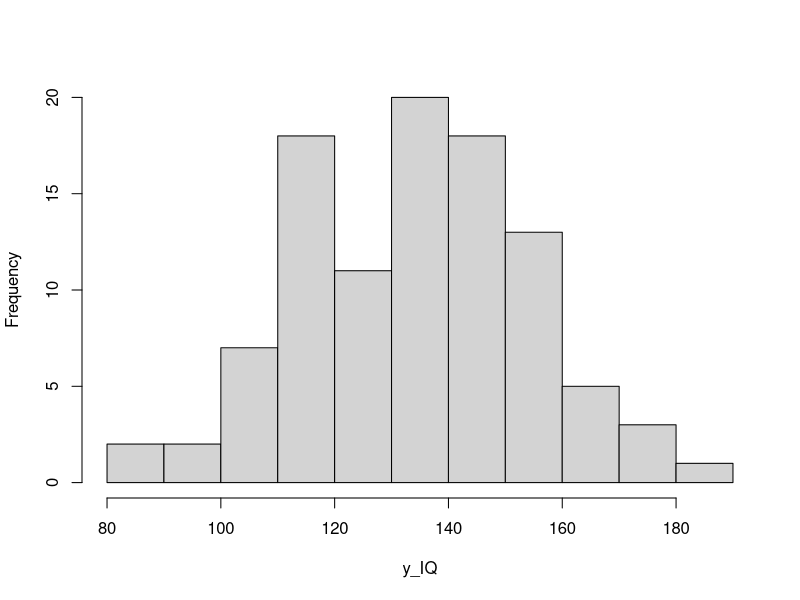
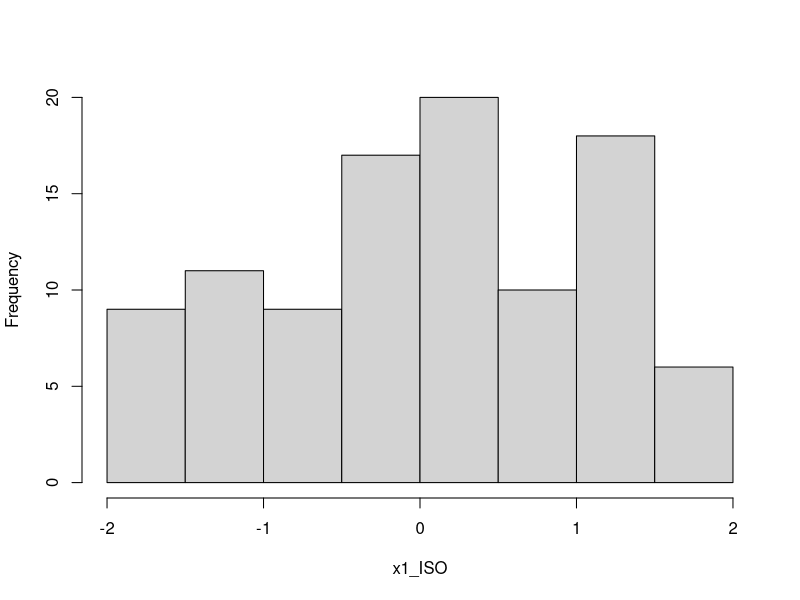
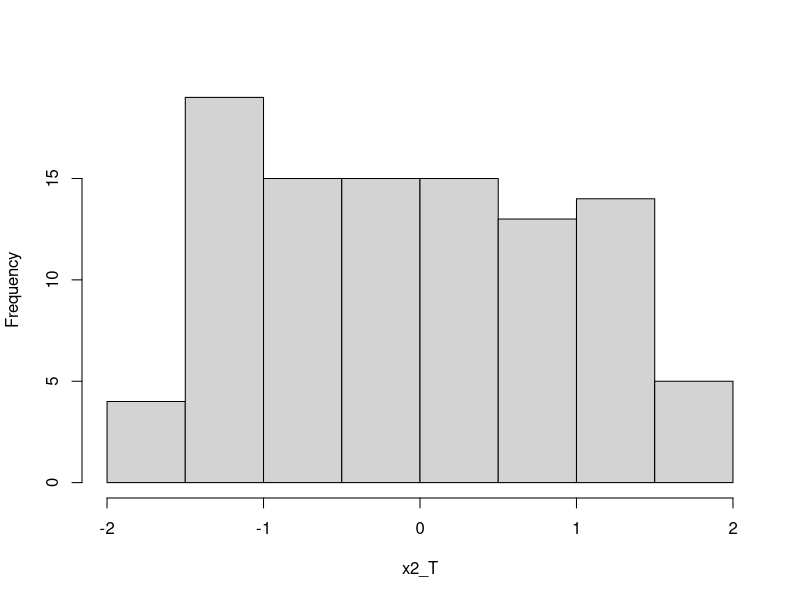
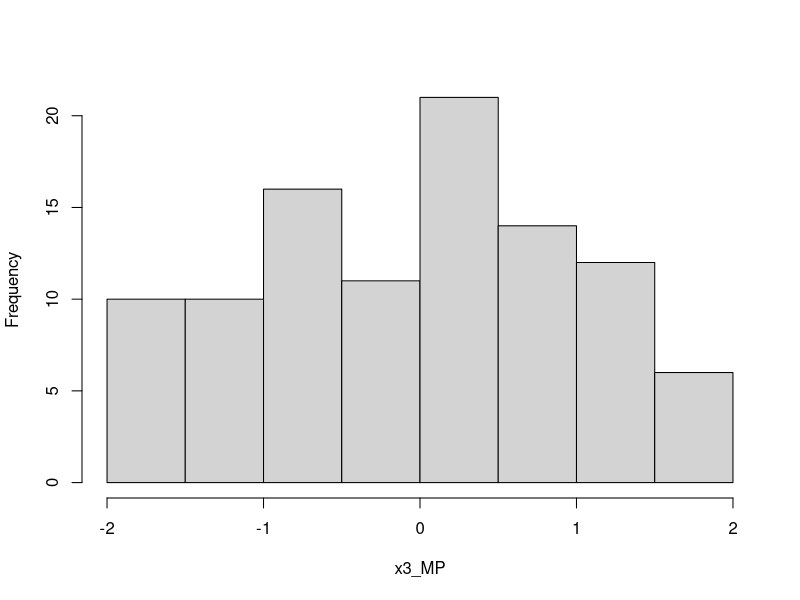
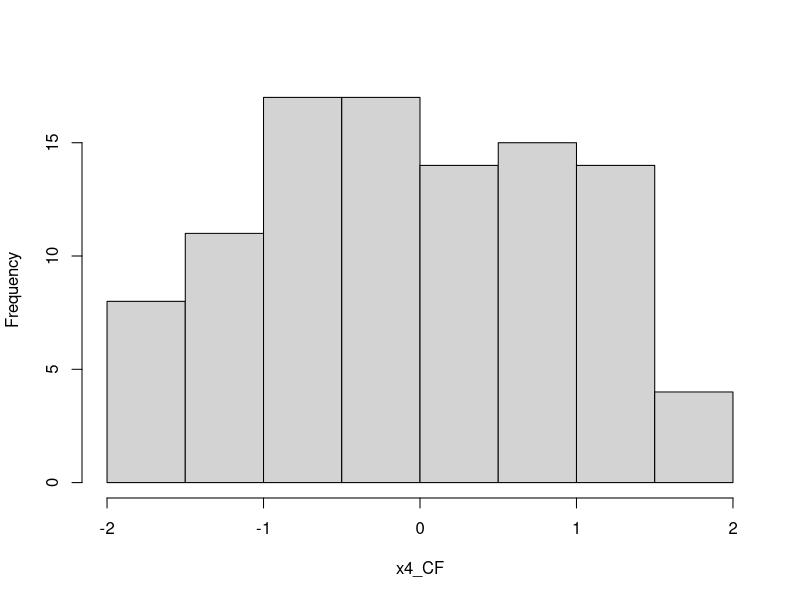
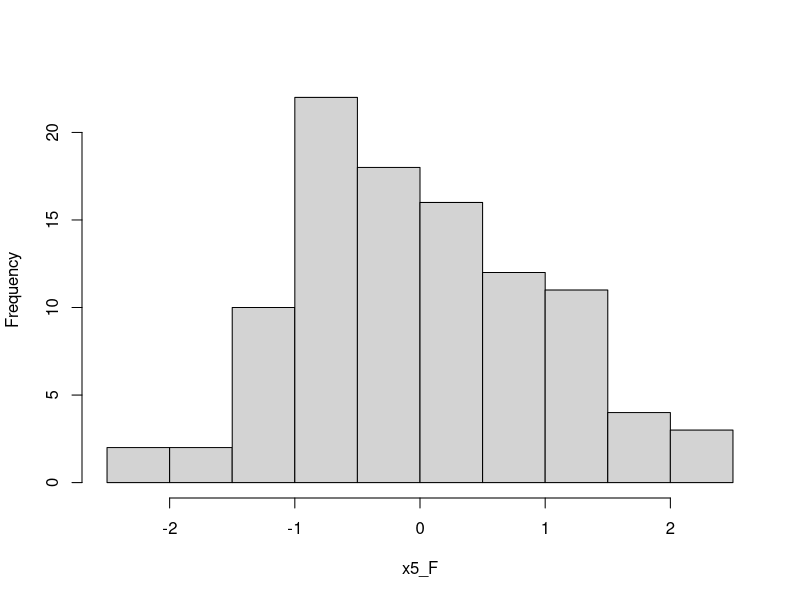
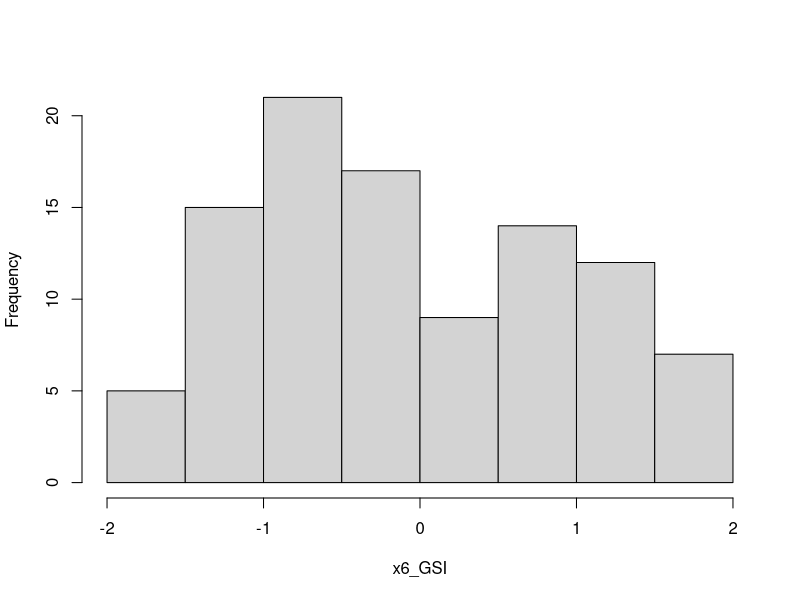
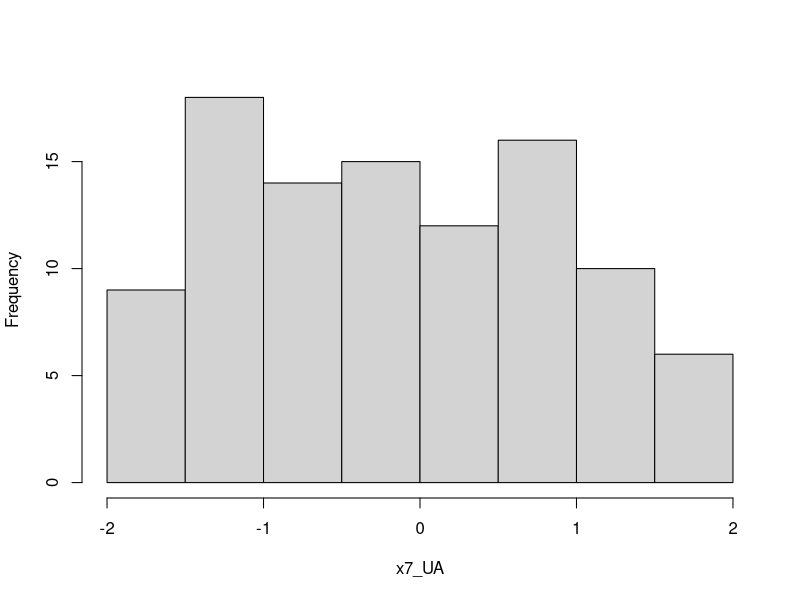

Reproduce these figures in R, in order.
# Weighs 0 Bytes (or, does it? *moon men starts playing*)
library(corrplot)       # guess
library(psych)          # corPlot


# 0.1.
twist = read.csv("Dataset_N7.csv", header=T)
n = nrow(twist)
attach(twist)


# 1.1.
twist_sorted = twist[order(y_IQ), ]

head(twist_sorted)
tail(twist_sorted)


# 1.2.
summary(twist)


# 1.3.
lista_variabili <- list(
  y_IQ = y_IQ, x1_ISO = x1_ISO, x2_T = x2_T, x3_MP = x3_MP, 
  x4_CF = x4_CF, x5_F = x5_F, x6_GSI = x6_GSI, x7_UA = x7_UA
)

for(nome in names(lista_variabili)) {
    dati = lista_variabili[[nome]]

    hist(dati, main='', xlab=nome)
}

dev.new()
par(mfrow = c(4, 2))

for(nome in names(lista_variabili)) {
  
  dati <- lista_variabili[[nome]]
  
  shapiro_risultato <- shapiro.test(dati)
  p_val <- round(shapiro_risultato$p.value, 4)
  
  qqnorm(dati, main = nome)
  qqline(dati, col = "red")
  
  mtext(text = paste("p-val:", p_val), 
        side = 1, 
        line = -1.2, 
        adj = 0.95,
        col = ifelse(p_val < 0.05, "red", "darkgreen"), 
        cex = 0.85, 
        font = 2) 
}

par(mfrow = c(1, 1))




# 1.4.
boxplot(y_IQ, notch=T)
boxplot(x1_ISO, x2_T, x3_MP, x4_CF, x5_F, x6_GSI, x7_UA,
        notch = TRUE,
        xlab = 'Independent variable',
        ylab = 'Value',
        main = 'Boxplots of Xs',
        names = c("x1_ISO", "x2_T", "x3_MP", "x4_CF", "x5_F", "x6_GSI", "x7_UA")
)


# 1.5.
for (name in names(lista_variabili)) {
    if (name != "y_IQ") {
        data = lista_variabili[[name]]
        
        plot(data, y_IQ, 
            main = '',
            xlab = name, 
            ylab = "y_IQ",
            pch = 19,
            col = "blue")

        abline(lm(y_IQ ~ data), col = "red", lwd = 2)
        seq_x <- seq(min(data, na.rm = TRUE), max(data, na.rm = TRUE), length.out = 100)
        modello_quadratico <- lm(y_IQ ~ poly(data, 2, raw = TRUE))
        predizioni_y <- predict(modello_quadratico, newdata = data.frame(data = seq_x))
        lines(seq_x, predizioni_y, col = "darkblue", lwd = 3, lty = 3)
    }
}

independent_twist = twist
independent_twist$y_IQ = NULL
plot(independent_twist)


pannello_lineare_e_quadratico <- function(x, y, ...) {
    points(x, y, ...)
    abline(lm(y ~ x), col = "blue", lwd = 1.5)
    seq_x <- seq(min(x, na.rm = TRUE), max(x, na.rm = TRUE), length.out = 100)
    modello_quadratico <- lm(y ~ poly(x, 2, raw = TRUE))
    predizioni_y <- predict(modello_quadratico, newdata = data.frame(x = seq_x))
    lines(seq_x, predizioni_y, col = "red", lwd = 2, lty = "dashed")
}

pairs(twist, 
      panel = pannello_lineare_e_quadratico, 
      pch = 1, 
      col = "black", 
      cex = 0.7)

# 1.6.
cv = cov(twist)
cr = cor(twist)
corrplot(cr, method = 'ellipse')
corrplot.mixed(cr, number.cex=0.8, tl.cex=0.8)

corPlot(cr, cex = 1.1, show.legend=TRUE, main="Correlation plot")



plot(x1_ISO, y_IQ)

plot(x5_F, x7_UA)




# 2.1.

fit0 = lm(y_IQ ~ ., data=twist); summary(fit0)                                                  # R²=0.8408; x4_CF, x5_F**, x7_UA
fit1 = lm(y_IQ ~ .-x7_UA, data=twist); summary(fit1)                                            # R²=0.8408; -x7_UA
fit2 = lm(y_IQ ~ .-x7_UA-x4_CF, data=twist); summary(fit2)                                      # R²=0.8371; -x4_CF
                
fit00 = lm(y_IQ ~ .^2, data=twist); summary(fit00)                                              # R²=0.859; x4_CF, x5_F.,x7_USA, .^2-{x3_MP:x4_CF.} 
fit01 = lm(y_IQ ~ .-x7_UA-x4_CF+x3_MP:x4_CF, data=twist); summary(fit01)                        # R²=0.842; -x4_CF -x7_UA -.^2-{x3_MP:x4_CF}
                
                
fit000 = lm(y_IQ ~ .^2+I(x7_UA^2), data=twist); summary(fit000)                                 # R²=0.8672; x4_CF., x5_F, x7_UA, x7_UA^2*, .^2 
fit001 = lm(y_IQ ~ .+I(x7_UA^2)-x5_F-x7_UA, data=twist); summary(fit001)                        # R²=0.8488; x4_CF, x7_UA^2***; -x5_F -x7_UA -.^2
fit002 = lm(y_IQ ~ .+I(x7_UA^2)-x4_CF-x5_F-x7_UA, data=twist); summary(fit002)                  # R²=0.8456; -x4_CF
fit003 = lm(y_IQ ~ .+I(x7_UA^2)-x4_CF-x7_UA, data=twist); summary(fit003)                       # R²=0.8462; x7_UA^2*, x5_F; +x5_F
                
fit0000 = lm(y_IQ ~ .^2+I(x2_T^2)+I(x7_UA^2), data=twist); summary(fit0000)                     # R²=0.8899; x4_CF., x5_F, x7_UA, x7_UA^2*, .^2
fit0001 = lm(y_IQ ~ .+I(x2_T^2)+I(x7_UA^2)-x5_F-x7_UA, data=twist); summary(fit0001)            # R²=0.869; x4_CF, x7_UA^2***; -x5_F -x7_UA -.^2
fit0002 = lm(y_IQ ~ .+I(x2_T^2)+I(x7_UA^2)-x4_CF-x5_F-x7_UA, data=twist); summary(fit0002)      # R²=0.8666; -x4_CF
fit0003 = lm(y_IQ ~ .+I(x2_T^2)+I(x7_UA^2)-x4_CF-x7_UA, data=twist); summary(fit0003)           # R²=0.8667; x7_UA^2*, x5_F; +x5_F


fits <- list(
  fit1 = fit1,
  fit01 = fit01,
  fit001 = fit001,
  fit002 = fit002,
  fit0001 = fit0001,
  fit0002 = fit0002
)

par(mfrow = c(3, 2))
for (i in 1:4) {
  for (name in names(fits)) {
    fit <- fits[[name]]
    
    if (i < 4) {
      plot(fit, which = i, main = name)
      
    } else {
      cook <- cooks.distance(fit)
      threshold <- 4 / nobs(fit)
      
      plot(
        cook,
        type = "h",
        main = name,
        ylim = c(0, 0.13),
        xlab = "Obs. number",
        ylab = "Cook's distance"
      )
      
      abline(h = threshold, col = "red", lty = 2)
      
      influential <- which(cook > threshold)
      
      text(
        influential,
        cook[influential],
        labels = influential,
        pos = 3,
        cex = 0.8
      )
    }
  }
}

par(mfrow = c(1, 1))

AIC(fit1, fit01, fit001, fit002, fit0001, fit0002)
BIC(fit1, fit01, fit001, fit002, fit0001, fit0002)

FLAG = fit0002       # Fits Like A Glove (by the Anti-Gaeta League)

plot(FLAG)

confint(FLAG)

residuals(FLAG)


# a small step for a man crrrrrrrrrrrrrrrrrrrrrrrrrrrrrrrrrr, a giant leap for mankind crrrrrrrrrrrrrrrrrrrrrrrrrrrrrr



# 99.

reg = lm(y_IQ ~ x1_ISO + x2_T + x3_MP + x4_CF + x5_F + x6_GSI + x7_UA, data = twist); summary(reg)
fff = step(lm(y_IQ ~ x1_ISO + x2_T + x3_MP + x4_CF + x5_F + x6_GSI + x7_UA + I(x1_ISO^2) + I(x2_T^2) + I(x3_MP^2) + I(x4_CF^2) + I(x5_F^2) + I(x6_GSI^2) + I(x7_UA^2) + (x1_ISO + x2_T + x3_MP + x4_CF + x5_F + x6_GSI + x7_UA)^2, data = twist), direction = "both", trace = 1, k = log(n)); summary(fff)
